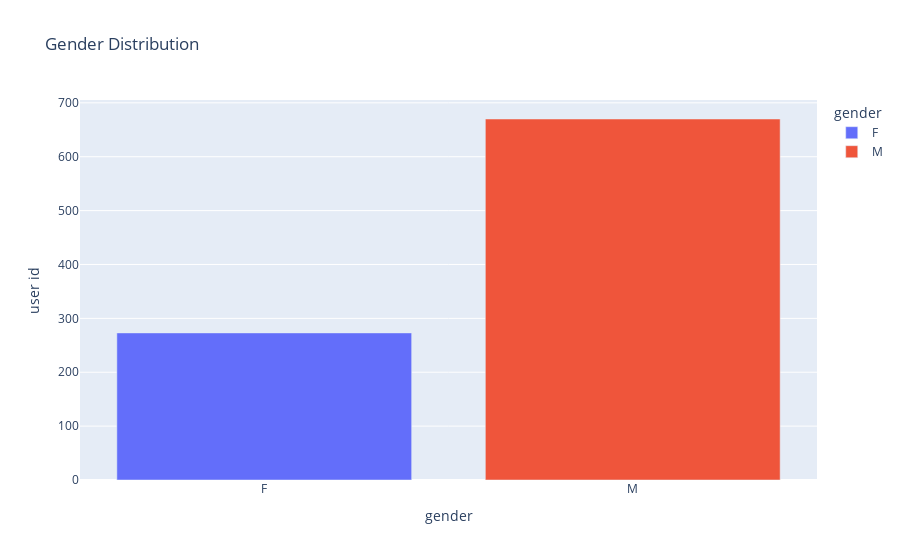

The notebook cell saved with this chart:
### Markdown cell above
Las siguientes visuales tienen como finalidad mostrar cómo se encuentran distribuidas los elementos de cada tabla de datos, para con ello estalecer un balance en el entrenamiento y entender también cómo podrían influir en el modelo de recomendación.

### Code cell
px.bar(userd.groupby('gender').count().reset_index(), x= 'gender', y = 'user id', color = 'gender', title=' Gender Distribution')

### Figure 1 — Plotly figure (JSON) as saved in the notebook; plotly's stock layout.template omitted (floating-point values rounded to 4 significant figures)
{"data": [{"alignmentgroup": "True", "hovertemplate": "gender=%{x}<br>user id=%{y}<extra></extra>", "legendgroup": "F", "marker": {"color": "#636efa", "pattern": {"shape": ""}}, "name": "F", "offsetgroup": "F", "orientation": "v", "showlegend": true, "textposition": "auto", "type": "bar", "x": ["F"], "xaxis": "x", "y": [273], "yaxis": "y"}, {"alignmentgroup": "True", "hovertemplate": "gender=%{x}<br>user id=%{y}<extra></extra>", "legendgroup": "M", "marker": {"color": "#EF553B", "pattern": {"shape": ""}}, "name": "M", "offsetgroup": "M", "orientation": "v", "showlegend": true, "textposition": "auto", "type": "bar", "x": ["M"], "xaxis": "x", "y": [670], "yaxis": "y"}], "layout": {"barmode": "relative", "legend": {"title": {"text": "gender"}, "tracegroupgap": 0}, "title": {"text": " Gender Distribution"}, "xaxis": {"anchor": "y", "categoryarray": ["F", "M"], "categoryorder": "array", "domain": [0, 1], "title": {"text": "gender"}}, "yaxis": {"anchor": "x", "domain": [0, 1], "title": {"text": "user id"}}}}
